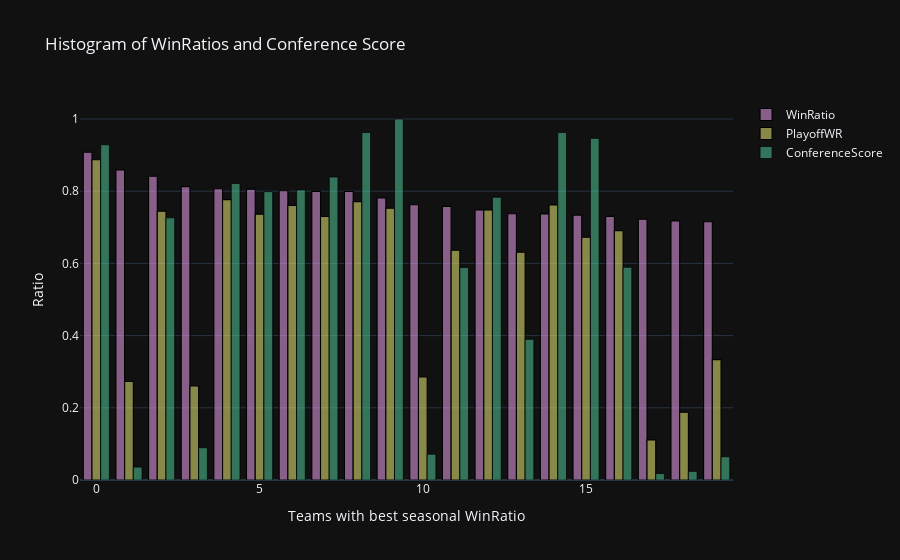

The notebook cell saved with this chart:
### Code cell
trace1 = go.Bar(
                
                y = df_vis.WinRatio,
                name = "WinRatio",
                marker = dict(color = 'rgba(255, 174, 255, 0.5)',
                             line=dict(color='rgb(0,0,0)',width=1.1)),
                )
# create trace2 
trace2 = go.Bar(
                
                y = df_vis.PlayoffWR,
                name = "PlayoffWR",
                marker = dict(color = 'rgba(255, 255, 128, 0.5)',
                              line=dict(color='rgb(0,0,0)',width=1.1)),
                )
trace3 = go.Bar(
                
                y = df_vis.ConfScore,
                name = "ConferenceScore",
                marker = dict(color = 'rgba(86, 215, 163, 0.5)',
                              line=dict(color='rgb(0,0,0)',width=0.7)),
                )
data = [trace1, trace2, trace3]
layout = go.Layout(barmode = "group", title = 'Histogram of WinRatios and Conference Score',xaxis_title="Teams with best seasonal WinRatio",
    yaxis_title="Ratio")
fig = go.Figure(data = data, layout = layout)
fig.show()

### Figure 1 — Plotly figure (JSON) as saved in the notebook; plotly's stock layout.template omitted (floating-point values rounded to 4 significant figures)
{"data": [{"marker": {"color": "rgba(255, 174, 255, 0.5)", "line": {"color": "rgb(0,0,0)", "width": 1.1}}, "name": "WinRatio", "y": [0.9079, 0.8589, 0.8416, 0.8126, 0.8066, 0.8057, 0.8014, 0.7994, 0.7993, 0.7813, 0.7626, 0.7578, 0.7478, 0.7375, 0.7371, 0.7338, 0.7302, 0.7222, 0.7178, 0.7155], "type": "bar"}, {"marker": {"color": "rgba(255, 255, 128, 0.5)", "line": {"color": "rgb(0,0,0)", "width": 1.1}}, "name": "PlayoffWR", "y": [0.8871, 0.2727, 0.7444, 0.2609, 0.7766, 0.736, 0.7606, 0.7297, 0.771, 0.7529, 0.2857, 0.6364, 0.7477, 0.6308, 0.7619, 0.6724, 0.6909, 0.1111, 0.1875, 0.3333], "type": "bar"}, {"marker": {"color": "rgba(86, 215, 163, 0.5)", "line": {"color": "rgb(0,0,0)", "width": 0.7}}, "name": "ConferenceScore", "y": [0.9286, 0.03571, 0.7262, 0.08929, 0.8214, 0.7988, 0.8036, 0.8393, 0.9624, 1.0, 0.07143, 0.5884, 0.7832, 0.3896, 0.9624, 0.9464, 0.5893, 0.01786, 0.02381, 0.06438], "type": "bar"}], "layout": {"barmode": "group", "title": {"text": "Histogram of WinRatios and Conference Score"}, "xaxis": {"title": {"text": "Teams with best seasonal WinRatio"}}, "yaxis": {"title": {"text": "Ratio"}}}}
